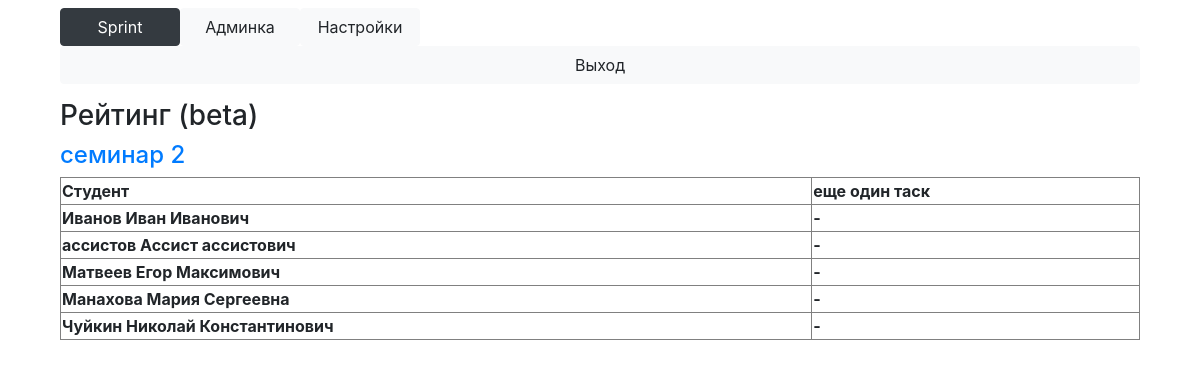
Page /rating?block_id=49 (signed in) on the committed database.
### Main/models.py (models this page shows, shortened)
class Block(models.Model):
    name = models.TextField()
    course = models.ForeignKey(Course, on_delete=models.CASCADE)
    time_start = models.DateTimeField()
    time_end = models.DateTimeField()
    opened = models.BooleanField(default=False)
    show_rating = models.BooleanField(default=True)
    @property
    def tasks(self):
        return Task.objects.filter(block=self)

class Task(models.Model):
    name = models.TextField()
    block = models.ForeignKey(Block, on_delete=models.CASCADE)
    legend = models.TextField(default='')
    input = models.TextField(default='')
    output = models.TextField(default='')
    specifications = models.TextField(default='')
    time_limit = models.IntegerField(default=10000)
    weight = models.FloatField(default=1.0)
    max_mark = models.IntegerField(default=10)
    max_solutions_count = models.IntegerField(default=10)
    show_details = models.BooleanField(default=False)
    full_solution = models.BooleanField(default=False)

class Subscribe(models.Model):
    user = models.ForeignKey(User, on_delete=models.CASCADE)
    course = models.ForeignKey(Course, on_delete=models.CASCADE)
    is_assistant = models.BooleanField(default=False)

class UserInfo(models.Model):
    surname = models.TextField()
    name = models.TextField()
    middle_name = models.TextField()
    group = models.TextField()
    user = models.OneToOneField(User, on_delete=models.CASCADE, null=True)
    def __str__(self):
        return "{} {} {}".format(self.surname, self.name, self.middle_name)

### Main/views.py (the view)
# urls.py: path('rating', views.rating),
def rating(request):
    current_block = Block.objects.get(id=request.GET['block_id'])
    if not check_admin_on_course(request.user, current_block.course) and not current_block.show_rating:
        return HttpResponseRedirect('/main')
    return render(request, 'rating.html', context={'Block': Block.objects.get(id=request.GET['block_id'])})

### Main/context_processors.py (called while the page is built)
def attributes(request):
	return {
		'current_page': 'settings' if '/settings' == request.path else 'admin' if '/admin/' in request.path else 'main',
		'is_admin': check_admin(request.user)
	}

### Main/main.py (called while the page is built)
def check_login(user):
    return user.is_authenticated

def check_admin(user):
    if check_teacher(user):
        return True
    if not check_login(user):
        return False
    return len(Subscribe.objects.filter(user=user, is_assistant=True)) > 0

def check_teacher(user):
    return user.is_staff and check_login(user)

def check_admin_on_course(user, course):
    if user.is_superuser:
        return True
    try:
        s = Subscribe.objects.get(user=user, course=course)
    except ObjectDoesNotExist:
        return False
    return s.is_assistant or user.is_staff

### Main/models.py (called while the page is built)
    @property
    def subscribes(self):
        return sorted(Subscribe.objects.filter(course=self), key=lambda s: s.user.email)

### Main/templatetags/filters.py (called while the page is built)
@register.filter('userinfo_by_user')
def userinfo_by_user(user):
    return UserInfo.objects.get(user=user)

@register.filter('mark_status')
def mark_status(user, task):
    sols = Solution.objects.filter(user=user, task=task)
    if len(sols) == 0:
        return '-'
    return sols.last().result

### templates/rating.html (shortened to what this page needs)
{% extends 'base.html' %}
{% load filters %}
{% block content %}
	<h3>Рейтинг (beta)</h3>
	<h4><a href="/{% if current_page == 'admin' %}admin/{% endif %}block?id={{ Block.id }}">{{ Block.name }}</a></h4>
	<table border="1px solid black" style="width: 100%;">
		<thead>
			<tr>
				<th scope="col">Студент</th>
				{% for task in Block.tasks %}
					<th>{{ task.name }}</th>
				{% endfor %}
			</tr>
		</thead>
		<tbody>
			{% for sub in Block.course.subscribes %}
					<tr>
						<th scope="row">{{ sub.user|userinfo_by_user }}</th>
						{% for task in Block.tasks %}
							{% with status=sub.user|mark_status:task %}
								<th style="background-color: {% if status == '-' %}white{% else %}{% if sub.user|fully_marked:task %}lime{% else %}yellow{% endif %}{% endif %};">
									{% if current_page == 'admin' and status != '-' %}
										<a style="color: black;" href="/admin/solutions?block_id={{ Block.id }}&user={{ sub.user|userinfo_by_user }}&task_name={{ task.name }}">{{ status }}</a>
									{% else %}
										{{ status }}
									{% endif %}
								</th>
							{% endwith %}
						{% endfor %}
					</tr>
			{% endfor %}
		</tbody>
	</table>
{% endblock %}

### rows in the picture
Block: name "семинар 2"
Task: name "еще один таск", status "-"
Subscribe: user|userinfo_by_user "Иванов Иван Иванович"
Subscribe: user|userinfo_by_user "ассистов Ассист ассистович"
Subscribe: user|userinfo_by_user "Матвеев Егор Максимович"
Subscribe: user|userinfo_by_user "Манахова Мария Сергеевна"
Subscribe: user|userinfo_by_user "Чуйкин Николай Константинович"
